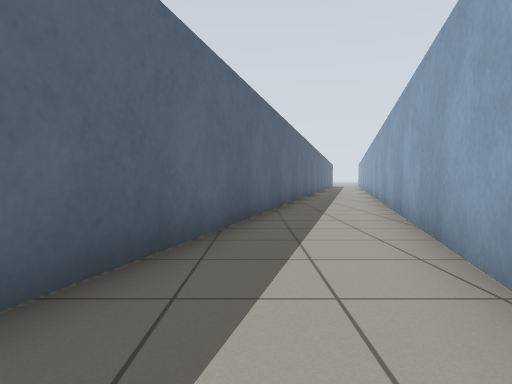
view 1 (above)

15 first-person views from a walk through a robot-simulator world made for Gazebo. The camera is 0.72 m above the floor, tilts 2° down and sees 75° across. The lines on the ground mark 1 m squares. The floor is counted in squares, 1 m on a side. Each view is taken from the middle of a square. On the plan, view 1 faces up. The plan holds only what a view shows up to about 10 squares ahead; the rest is blank. The place goes on beyond the plan.

view 2
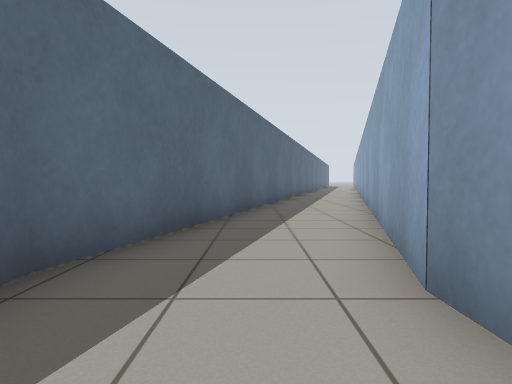

view 3
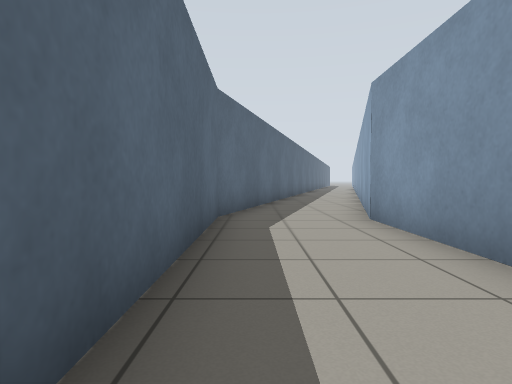

view 4
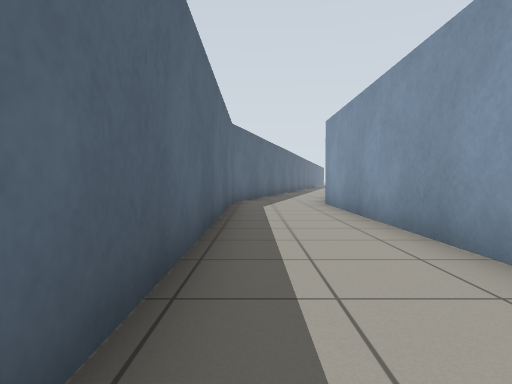

view 5
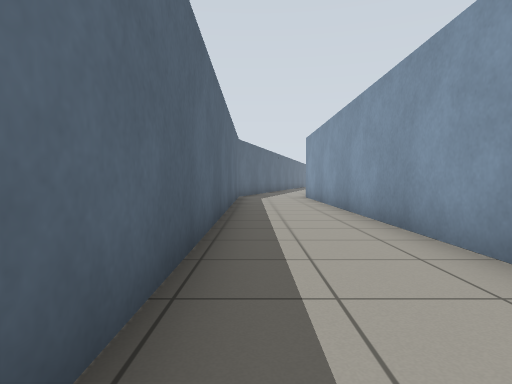

view 6
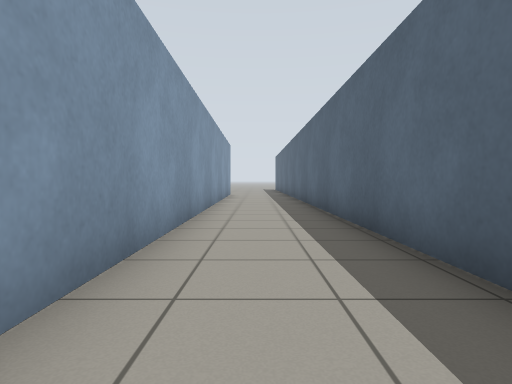

view 7
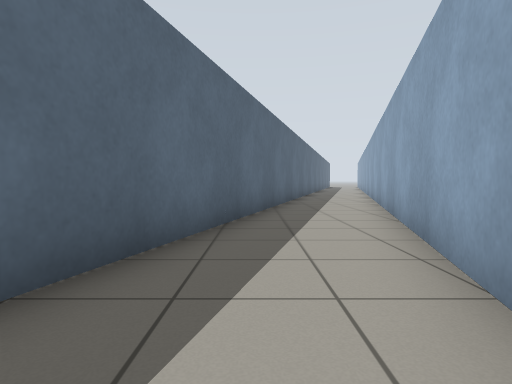

view 8
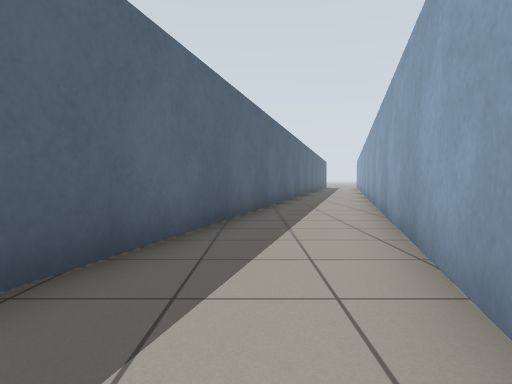

view 9
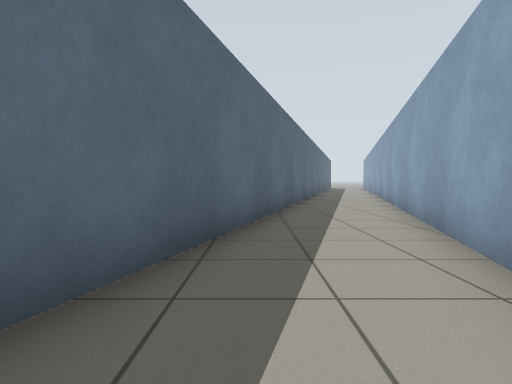

view 10
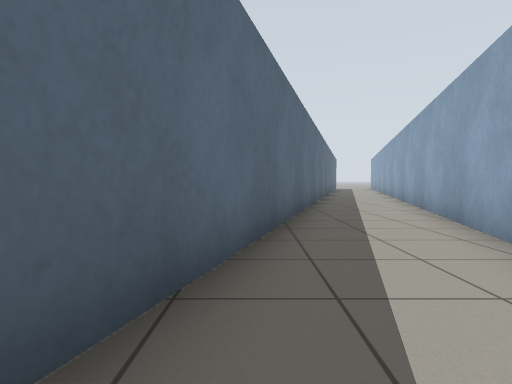

view 11
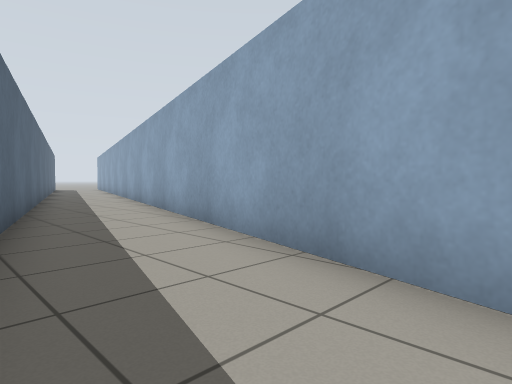

view 12
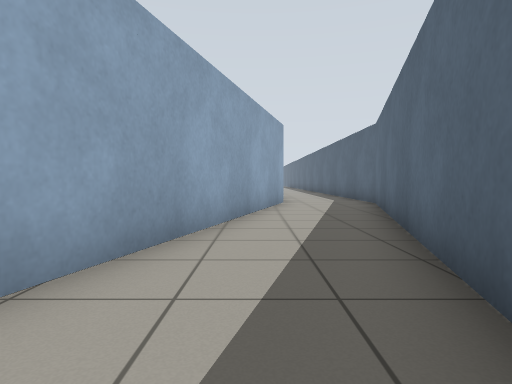

view 13
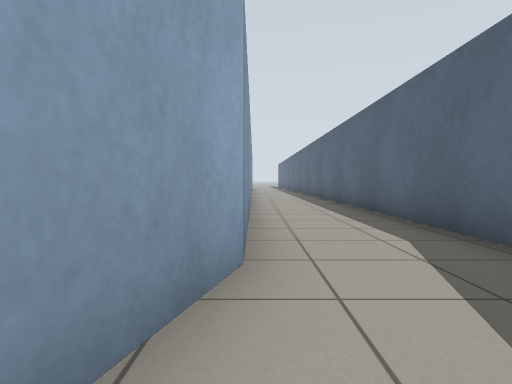

view 14
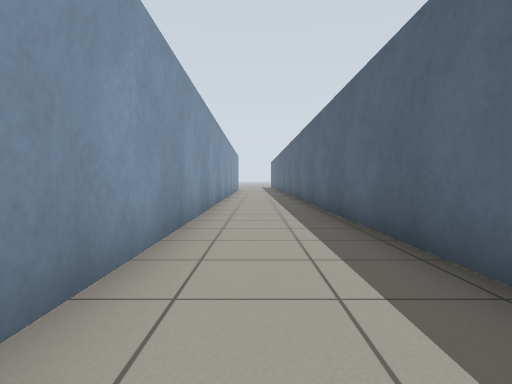

view 15
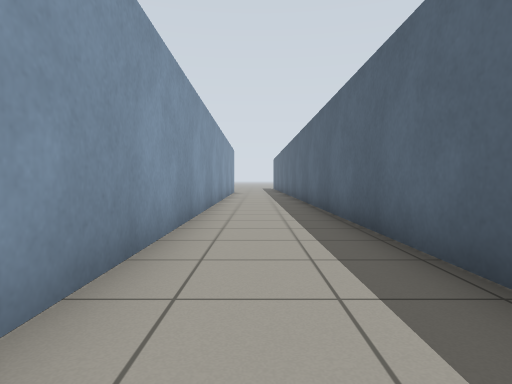

### Floor plan
Points are (right, up) in squares from view 1. A wall is a line through its corners. A room is listed if a view was taken in it or the views show most of it. See-through windows are left out.
Room 1 (views 1, 2, 3, 4, 5, 6, 14, 15)
walls: (1.1, 0.1) (1.4, 1.1); (1.2, -16.5) (1.1, 0.2); (-1.7, 0.6) (-1.6, -16.5); (-1.4, 1.9) (-1.8, 0.5)
ways out: opening at (0, 1) to room 2
Room 2 (views 7, 13)
walls: (1.4, 1.1) (2.5, 5.1); (-0.3, 5.8) (-1.4, 1.9)
ways out: opening at (0, 1) to room 1; opening at (1, 5) to room 3
Room 3 (views 8, 9)
walls: (0.6, 8.9) (-0.3, 5.8); (2.5, 5.1) (3.4, 8.3)
ways out: opening at (1, 5) to room 2; opening at (2, 8) to room 4
Room 4 (views 10, 11, 12)
walls: (3.4, 8.3) (4.5, 12.1); (1.7, 12.7) (0.6, 8.9)
ways out: opening at (2, 8) to room 3; opening at (3, 12) to room 5
Room 5 (no view inside)
walls: (2.6, 15.9) (1.7, 12.7); (4.5, 12.1) (5.4, 15.2)
ways out: opening at (3, 12) to room 4; opening at (4, 15) to room 6
Room 6 (no view inside)
walls: (3.3, 18.5) (2.6, 15.9); (5.4, 15.2) (6.3, 18.6)
ways out: opening at (4, 15) to room 5

Where each view was taken, in squares from view 1:
view 1: 0 up, 0 right, facing up
view 2: 2 down, 0 right, facing up
view 3: 6 down, 1 left, facing up
view 4: 10 down, 1 left, facing up
view 5: 14 down, 1 left, facing up
view 6: 9 down, 0 right, facing down
view 7: 3 up, 1 right, facing up
view 8: 6 up, 2 right, facing up
view 9: 8 up, 2 right, facing up
view 10: 10 up, 2 right, facing up
view 11: 11 up, 2 right, facing up-right
view 12: 11 up, 2 right, facing down
view 13: 3 up, 1 right, facing down
view 14: 1 down, 0 right, facing down
view 15: 6 down, 0 right, facing down
